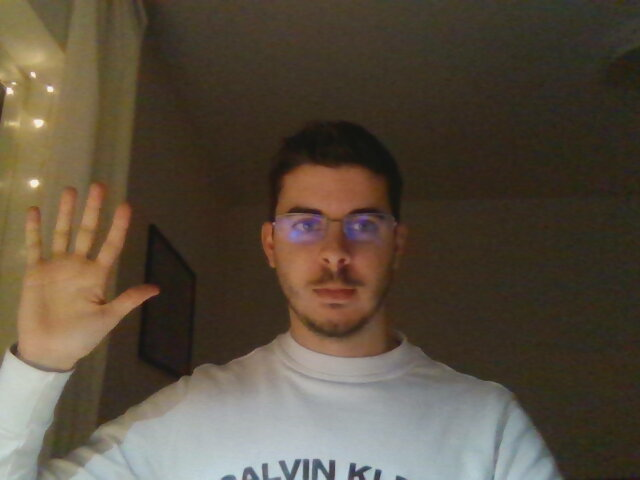
#> input picture Color-based/2024-03-04-194241.jpg, 640 x 480 px, given in place of the camera
$ python detect_circles.py
#> lines starting #> are read from the running program, lines starting #| are printed output that depends on the picture; after the words box and inside, x2 and y2 are one past the last pixel; in counts of white or black regions, pixels touching at a corner belong together
import cv2
import numpy as np

def is_square(approx, min_area=1000, aspect_ratio_range=(0.99, 1.01)):
    if len(approx) == 4:
        (x, y, w, h) = cv2.boundingRect(approx)
        aspectRatio = w / float(h)
        area = w * h
        if (aspectRatio >= aspect_ratio_range[0] and aspectRatio <= aspect_ratio_range[1]) and area>min_area:
            return True
    return False

cap = cv2.VideoCapture(0)

square_aspect_ratio_range = (0.99, 1.01)  # for perfect square
min_square_area = 1000  # minimum pixels to be considered a square

while True:
    _, frame = cap.read()
#> frame is the input picture: shape (480, 640, 3); mean B, G, R 62.9, 77.8, 88.9
    gray = cv2.cvtColor(frame, cv2.COLOR_BGR2GRAY)
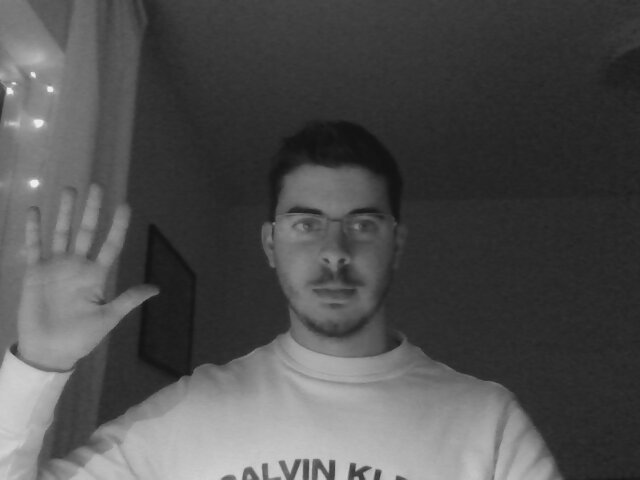
#> gray: shape (480, 640); min 15, max 243, mean 79.4

    circles = cv2.HoughCircles(gray,cv2.HOUGH_GRADIENT,2,200,
                            param1=50,param2=300,minRadius=10,maxRadius=200)
#> circles = None

    if circles is not None:
        circles = np.round(circles[0, :]).astype("int")
        for (x, y, r) in circles:
            cv2.circle(frame, (x, y), r, (0, 255, 0), 4)

    edged = cv2.Canny(gray, 30, 200)
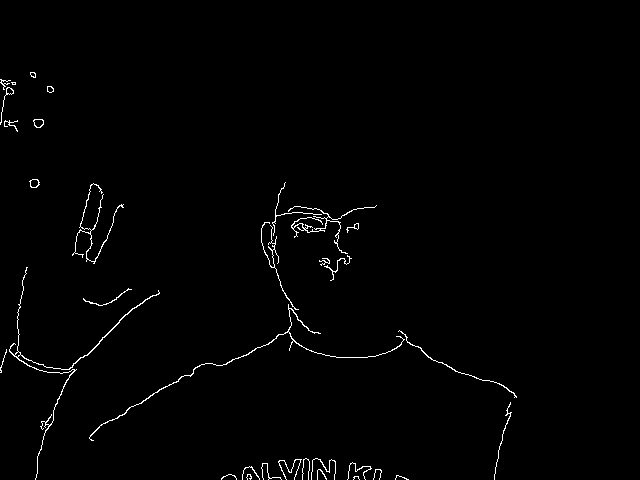
#> edged: shape (480, 640); 1.1% white in thin lines or dots, all inside (x1, y1, x2, y2) = (0, 72, 517, 480)
    contours, _ = cv2.findContours(edged, cv2.RETR_EXTERNAL, cv2.CHAIN_APPROX_SIMPLE)
#> contours = 33 contours, 20 with area under 20; largest, box (x1, y1, x2, y2) and area: (9, 267, 160, 480) 156, (89, 304, 405, 441) 123, (33, 119, 44, 128) 67, (29, 179, 40, 188) 62, (288, 205, 377, 254) 62

    for contour in contours:
        peri = cv2.arcLength(contour, True)
        approx = cv2.approxPolyDP(contour, 0.04 * peri, True)

        if is_square(approx, min_square_area, square_aspect_ratio_range):
            cv2.drawContours(frame, [approx], -1, (0, 0, 255), 2)
#> this loop made 33 passes
#> peri on passes 1, 3, 5, 7, 8, 9, 10, 11, 18, 19, 20, 21: 21.31, 29.56, 52.97, 71.6, 104.3, 132.3, 169.8, 164.1, 1069, 60.53, 132.8, 42.14
#> (peri, approx, x in is_square, y in is_square, w in is_square, h in is_square, aspectRatio in is_square, area in is_square) on passes 2, 4, 6, 12, 16, 17: (35.56, [[395, 478], [398, 475], [408, 479], [398, 475]], 395, 475, 14, 5, 2.8, 70), (40.63, [[221, 478], [231, 474], [236, 479], [231, 474]], 221, 474, 16, 6, 2.67, 96), (49.21, [[318, 469], [317, 479], [318, 469], [326, 479]], 317, 469, 10, 11, 0.909, 110), (94.63, [[306, 458], [308, 479], [306, 458], [302, 479]], 302, 458, 7, 22, 0.318, 154), (974.3, [[404, 339], [288, 304], [89, 438], [288, 331]], 89, 304, 316, 135, 2.34, 42660), (117.6, [[131, 289], [102, 305], [83, 299], [102, 305]], 83, 289, 49, 17, 2.88, 833)

    cv2.imshow("Image", frame)
    if cv2.waitKey(1) & 0xFF == ord('q'):
#> (key q is pressed here)
        break

cap.release()
cv2.destroyAllWindows()
